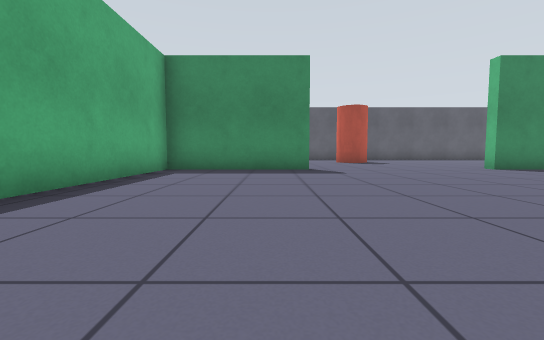
View 1 (above)

19 first-person views from a walk through a Gazebo world. The camera is 0.5 m above the floor, tilts 4° down and sees 90° across. The floor is counted in squares, 1 m on a side. Each view is taken from the middle of a square. On the plan, view 1 faces up. The plan holds only what a view shows up to about 9 squares ahead; the rest is blank.

View 2
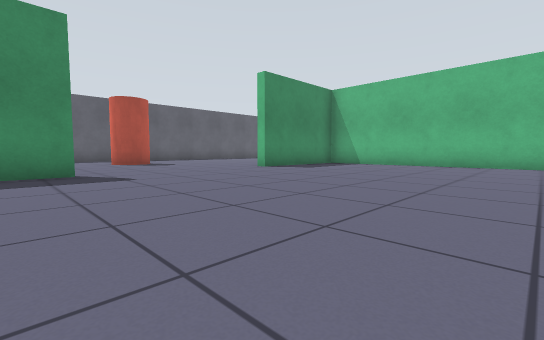

View 3
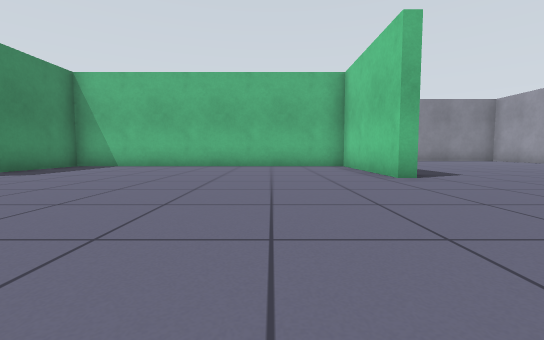

View 4
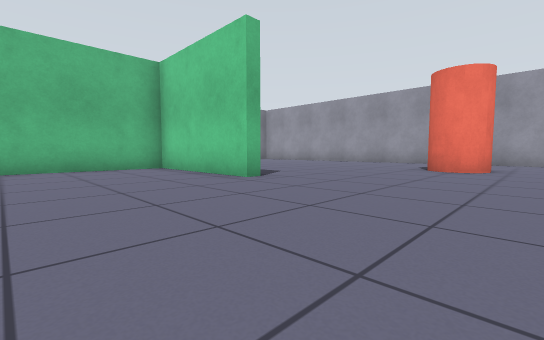

View 5
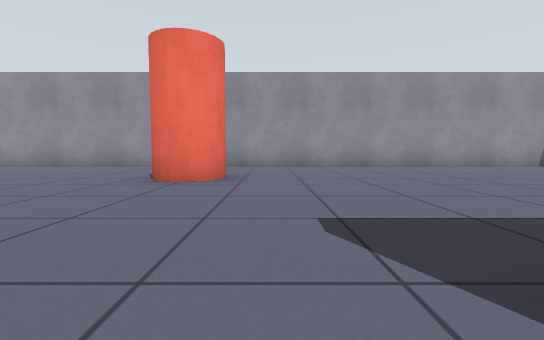

View 6
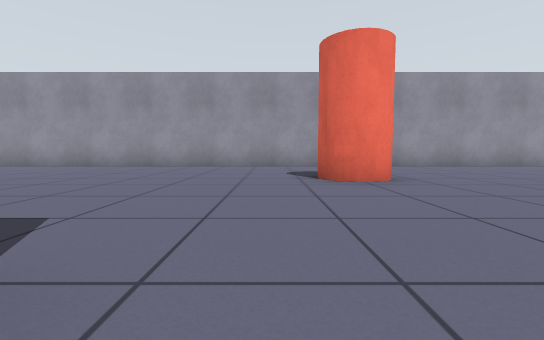

View 7
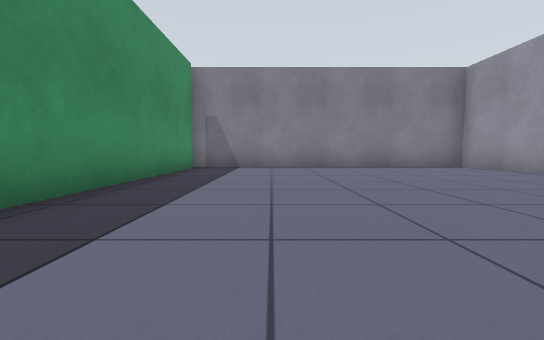

View 8
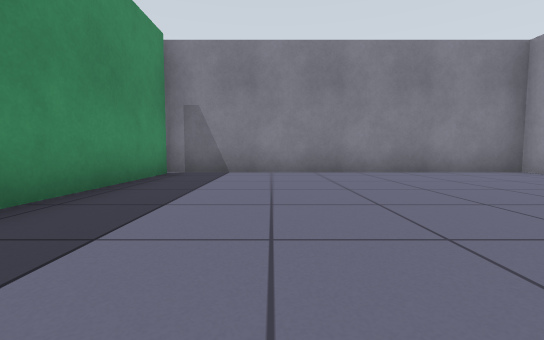

View 9
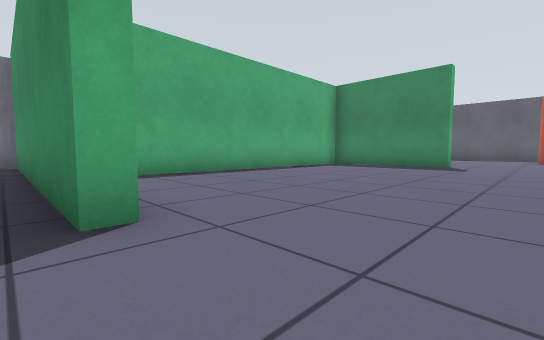

View 10
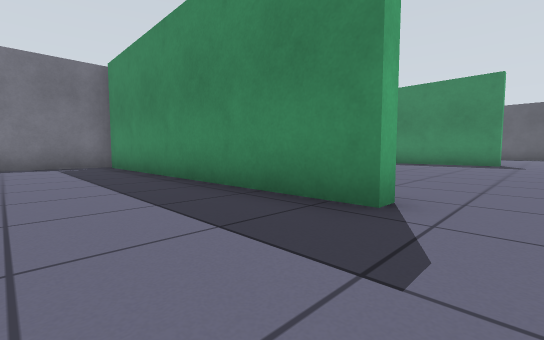

View 11
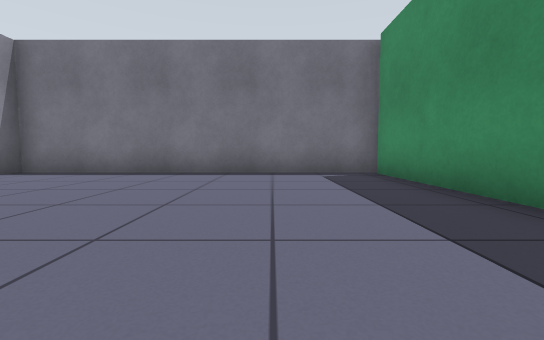

View 12
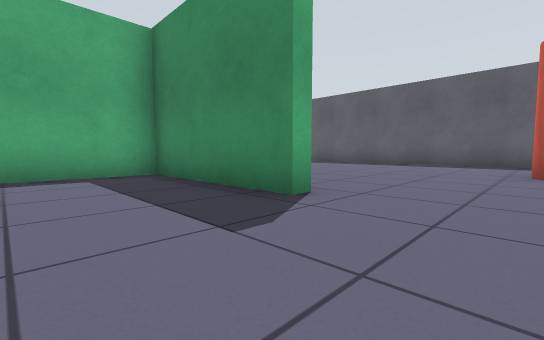

View 13
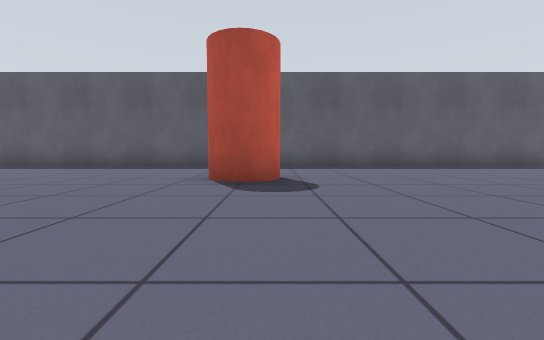

View 14
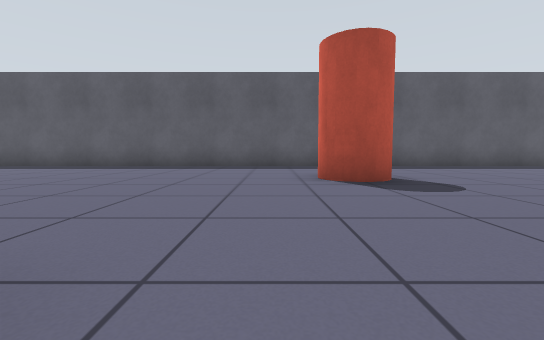

View 15
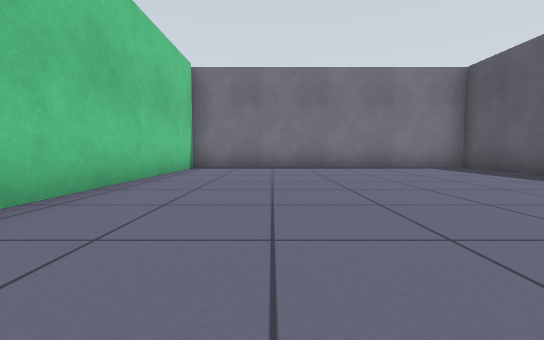

View 16
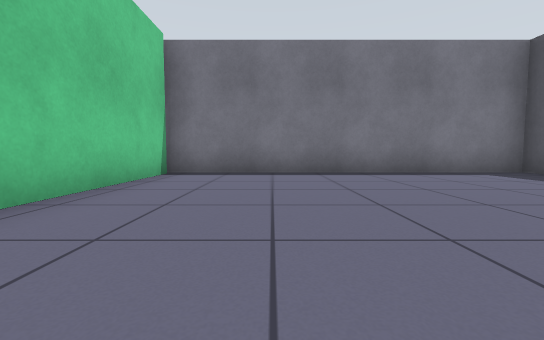

View 17
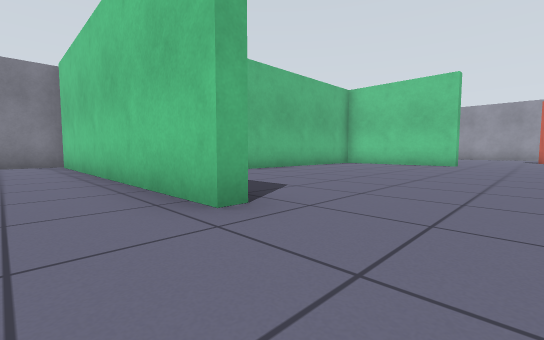

View 18
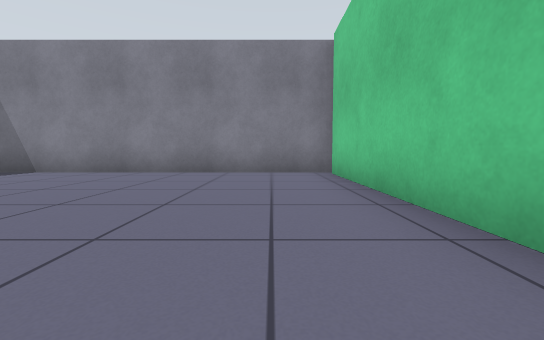

View 19
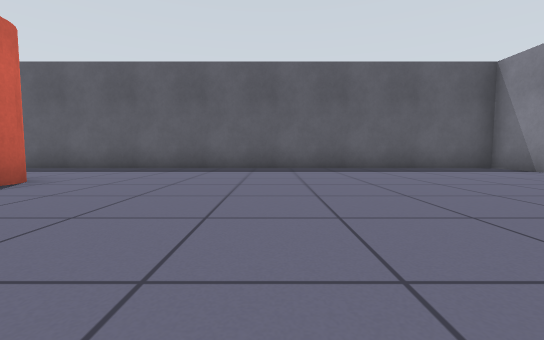

### Floor plan
Points are (right, up) in squares from view 1. A wall is a line through its corners. A room is listed if a view was taken in it or the views show most of it. See-through windows are left out.
Room 1 (views 1, 2, 3, 4, 5, 6, 7, 8, 9, 10, 11, 12, 13, 14, 15, 16, 17, 18, 19)
walls: (1, -1.2) (1, -1.7) (-7, -1.7); (6, -1.8) (6, -1.3) (9.8, -1.3) (9.8, 7.3) (6, 7.3) (6, 7.7) (14, 7.7); (1, 7.8) (1, 7.3) (-2.8, 7.3) (-2.8, -0.1); (14, -1.7) (8.2, -1.7); (14.3, 7.5) (14.3, 15.8) (-7.3, 15.8) (-7.3, 7.5); (-7, 7.7) (-1.2, 7.7); (-7.3, -1.5) (-7.3, -9.8) (14.3, -9.8) (14.3, -1.5)
objects: red cylinder (3, -6) to (4, -6); red cylinder (3, 12) to (4, 12)

Positions as (right, up) in squares from view 1, and headings:
1: (0, 0), facing up
2: (0, 1), facing up-right
3: (1, 1), facing right
4: (2, 2), facing down-right
5: (2, -1), facing down
6: (5, -1), facing down
7: (6, -4), facing right
8: (8, -4), facing right
9: (3, -2), facing up-left
10: (2, -4), facing up-left
11: (-1, -4), facing left
12: (3, 5), facing up-left
13: (4, 7), facing up
14: (2, 7), facing up
15: (1, 10), facing left
16: (-1, 10), facing left
17: (4, 9), facing down-right
18: (8, 9), facing right
19: (8, 8), facing up
